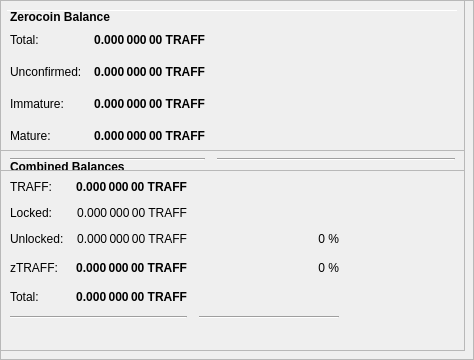
        <widget class="QFrame" name="frameObfuscation">
         <property name="minimumSize">
          <size>
           <width>0</width>
           <height>350</height>
          </size>
         </property>
         <property name="layoutDirection">
          <enum>Qt::LeftToRight</enum>
         </property>
         <property name="frameShape">
          <enum>QFrame::StyledPanel</enum>
         </property>
         <property name="frameShadow">
          <enum>QFrame::Raised</enum>
         </property>
         <widget class="QPushButton" name="runAutoDenom">
          <property name="geometry">
           <rect>
            <x>251</x>
            <y>17</y>
            <width>1</width>
            <height>1</height>
           </rect>
          </property>
          <property name="palette">
           <palette>
            <active>
             <colorrole role="WindowText">
              <brush brushstyle="SolidPattern">
               <color alpha="255">
                <red>0</red>
                <green>0</green>
                <blue>0</blue>
               </color>
              </brush>
             </colorrole>
             <colorrole role="Button">
              <brush brushstyle="SolidPattern">
               <color alpha="255">
                <red>239</red>
                <green>238</green>
                <blue>238</blue>
               </color>
              </brush>
             </colorrole>
             <colorrole role="Light">
              <brush brushstyle="SolidPattern">
               <color alpha="255">
                <red>255</red>
                <green>255</green>
                <blue>255</blue>
               </color>
              </brush>
             </colorrole>
             <colorrole role="Midlight">
              <brush brushstyle="SolidPattern">
               <color alpha="255">
                <red>247</red>
                <green>246</green>
                <blue>246</blue>
               </color>
              </brush>
             </colorrole>
             <colorrole role="Dark">
              <brush brushstyle="SolidPattern">
               <color alpha="255">
                <red>119</red>
                <green>119</green>
                <blue>119</blue>
               </color>
              </brush>
             </colorrole>
             <colorrole role="Mid">
              <brush brushstyle="SolidPattern">
               <color alpha="255">
                <red>159</red>
                <green>159</green>
                <blue>159</blue>
               </color>
              </brush>
             </colorrole>
             <colorrole role="Text">
              <brush brushstyle="SolidPattern">
               <color alpha="255">
                <red>0</red>
                <green>0</green>
                <blue>0</blue>
               </color>
              </brush>
             </colorrole>
             <colorrole role="BrightText">
              <brush brushstyle="SolidPattern">
               <color alpha="255">
                <red>255</red>
                <green>255</green>
                <blue>255</blue>
               </color>
              </brush>
             </colorrole>
             <colorrole role="ButtonText">
              <brush brushstyle="SolidPattern">
               <color alpha="255">
                <red>0</red>
                <green>0</green>
                <blue>0</blue>
               </color>
              </brush>
             </colorrole>
             <colorrole role="Base">
              <brush brushstyle="SolidPattern">
               <color alpha="255">
                <red>255</red>
                <green>255</green>
                <blue>255</blue>
               </color>
              </brush>
             </colorrole>
             <colorrole role="Window">
              <brush brushstyle="SolidPattern">
               <color alpha="255">
                <red>239</red>
                <green>238</green>
                <blue>238</blue>
               </color>
              </brush>
             </colorrole>
             <colorrole role="Shadow">
              <brush brushstyle="SolidPattern">
               <color alpha="255">
                <red>0</red>
                <green>0</green>
                <blue>0</blue>
               </color>
              </brush>
             </colorrole>
             <colorrole role="AlternateBase">
              <brush brushstyle="SolidPattern">
               <color alpha="255">
                <red>247</red>
                <green>246</green>
                <blue>246</blue>
               </color>
              </brush>
             </colorrole>
             <colorrole role="ToolTipBase">
              <brush brushstyle="SolidPattern">
               <color alpha="255">
                <red>255</red>
                <green>255</green>
                <blue>220</blue>
               </color>
              </brush>
             </colorrole>
             <colorrole role="ToolTipText">
              <brush brushstyle="SolidPattern">
               <color alpha="255">
                <red>0</red>
                <green>0</green>
                <blue>0</blue>
               </color>
              </brush>
             </colorrole>
            </active>
            <inactive>
             <colorrole role="WindowText">
              <brush brushstyle="SolidPattern">
               <color alpha="255">
                <red>0</red>
                <green>0</green>
                <blue>0</blue>
               </color>
              </brush>
             </colorrole>
             <colorrole role="Button">
              <brush brushstyle="SolidPattern">
               <color alpha="255">
                <red>239</red>
                <green>238</green>
                <blue>238</blue>
               </color>
              </brush>
             </colorrole>
             <colorrole role="Light">
              <brush brushstyle="SolidPattern">
               <color alpha="255">
                <red>255</red>
                <green>255</green>
                <blue>255</blue>
               </color>
              </brush>
             </colorrole>
             <colorrole role="Midlight">
              <brush brushstyle="SolidPattern">
               <color alpha="255">
                <red>247</red>
                <green>246</green>
                <blue>246</blue>
               </color>
              </brush>
             </colorrole>
             <colorrole role="Dark">
              <brush brushstyle="SolidPattern">
               <color alpha="255">
                <red>119</red>
                <green>119</green>
                <blue>119</blue>
               </color>
              </brush>
             </colorrole>
             <colorrole role="Mid">
              <brush brushstyle="SolidPattern">
               <color alpha="255">
                <red>159</red>
                <green>159</green>
                <blue>159</blue>
               </color>
              </brush>
             </colorrole>
             <colorrole role="Text">
              <brush brushstyle="SolidPattern">
               <color alpha="255">
                <red>0</red>
                <green>0</green>
                <blue>0</blue>
               </color>
              </brush>
             </colorrole>
             <colorrole role="BrightText">
              <brush brushstyle="SolidPattern">
               <color alpha="255">
                <red>255</red>
                <green>255</green>
                <blue>255</blue>
               </color>
              </brush>
             </colorrole>
             <colorrole role="ButtonText">
              <brush brushstyle="SolidPattern">
               <color alpha="255">
                <red>0</red>
                <green>0</green>
                <blue>0</blue>
               </color>
              </brush>
             </colorrole>
             <colorrole role="Base">
              <brush brushstyle="SolidPattern">
               <color alpha="255">
                <red>255</red>
                <green>255</green>
                <blue>255</blue>
               </color>
              </brush>
             </colorrole>
             <colorrole role="Window">
              <brush brushstyle="SolidPattern">
               <color alpha="255">
                <red>239</red>
                <green>238</green>
                <blue>238</blue>
               </color>
              </brush>
             </colorrole>
             <colorrole role="Shadow">
              <brush brushstyle="SolidPattern">
               <color alpha="255">
                <red>0</red>
                <green>0</green>
                <blue>0</blue>
               </color>
              </brush>
             </colorrole>
             <colorrole role="AlternateBase">
              <brush brushstyle="SolidPattern">
               <color alpha="255">
                <red>247</red>
                <green>246</green>
                <blue>246</blue>
               </color>
              </brush>
             </colorrole>
             <colorrole role="ToolTipBase">
              <brush brushstyle="SolidPattern">
               <color alpha="255">
                <red>255</red>
                <green>255</green>
                <blue>220</blue>
               </color>
              </brush>
             </colorrole>
             <colorrole role="ToolTipText">
              <brush brushstyle="SolidPattern">
               <color alpha="255">
                <red>0</red>
                <green>0</green>
                <blue>0</blue>
               </color>
              </brush>
             </colorrole>
            </inactive>
            <disabled>
             <colorrole role="WindowText">
              <brush brushstyle="SolidPattern">
               <color alpha="255">
                <red>119</red>
                <green>119</green>
                <blue>119</blue>
               </color>
              </brush>
             </colorrole>
             <colorrole role="Button">
              <brush brushstyle="SolidPattern">
               <color alpha="255">
                <red>239</red>
                <green>238</green>
                <blue>238</blue>
               </color>
              </brush>
             </colorrole>
             <colorrole role="Light">
              <brush brushstyle="SolidPattern">
               <color alpha="255">
                <red>255</red>
                <green>255</green>
                <blue>255</blue>
               </color>
              </brush>
             </colorrole>
             <colorrole role="Midlight">
              <brush brushstyle="SolidPattern">
               <color alpha="255">
                <red>247</red>
                <green>246</green>
                <blue>246</blue>
               </color>
              </brush>
             </colorrole>
             <colorrole role="Dark">
              <brush brushstyle="SolidPattern">
               <color alpha="255">
                <red>119</red>
                <green>119</green>
                <blue>119</blue>
               </color>
              </brush>
             </colorrole>
             <colorrole role="Mid">
              <brush brushstyle="SolidPattern">
               <color alpha="255">
                <red>159</red>
                <green>159</green>
                <blue>159</blue>
               </color>
              </brush>
             </colorrole>
             <colorrole role="Text">
              <brush brushstyle="SolidPattern">
               <color alpha="255">
                <red>119</red>
                <green>119</green>
                <blue>119</blue>
               </color>
              </brush>
             </colorrole>
             <colorrole role="BrightText">
              <brush brushstyle="SolidPattern">
               <color alpha="255">
                <red>255</red>
                <green>255</green>
                <blue>255</blue>
               </color>
              </brush>
             </colorrole>
             <colorrole role="ButtonText">
              <brush brushstyle="SolidPattern">
               <color alpha="255">
                <red>119</red>
                <green>119</green>
                <blue>119</blue>
               </color>
              </brush>
             </colorrole>
             <colorrole role="Base">
              <brush brushstyle="SolidPattern">
               <color alpha="255">
                <red>239</red>
                <green>238</green>
                <blue>238</blue>
               </color>
              </brush>
             </colorrole>
             <colorrole role="Window">
              <brush brushstyle="SolidPattern">
               <color alpha="255">
                <red>239</red>
                <green>238</green>
                <blue>238</blue>
               </color>
              </brush>
             </colorrole>
             <colorrole role="Shadow">
              <brush brushstyle="SolidPattern">
               <color alpha="255">
                <red>0</red>
                <green>0</green>
                <blue>0</blue>
               </color>
              </brush>
             </colorrole>
             <colorrole role="AlternateBase">
              <brush brushstyle="SolidPattern">
               <color alpha="255">
                <red>239</red>
                <green>238</green>
                <blue>238</blue>
               </color>
              </brush>
             </colorrole>
             <colorrole role="ToolTipBase">
              <brush brushstyle="SolidPattern">
               <color alpha="255">
                <red>255</red>
                <green>255</green>
                <blue>220</blue>
               </color>
              </brush>
             </colorrole>
             <colorrole role="ToolTipText">
              <brush brushstyle="SolidPattern">
               <color alpha="255">
                <red>0</red>
                <green>0</green>
                <blue>0</blue>
               </color>
              </brush>
             </colorrole>
            </disabled>
           </palette>
          </property>
          <property name="focusPolicy">
           <enum>Qt::NoFocus</enum>
          </property>
          <property name="autoFillBackground">
           <bool>true</bool>
          </property>
          <property name="text">
           <string/>
          </property>
          <property name="flat">
           <bool>true</bool>
          </property>
         </widget>
         <widget class="Line" name="line">
          <property name="geometry">
           <rect>
            <x>7</x>
            <y>10</y>
            <width>451</width>
            <height>1</height>
           </rect>
          </property>
          <property name="orientation">
           <enum>Qt::Horizontal</enum>
          </property>
         </widget>
         <widget class="QFrame" name="frame_3">
          <property name="geometry">
           <rect>
            <x>0</x>
            <y>150</y>
            <width>465</width>
            <height>201</height>
           </rect>
          </property>
          <property name="frameShape">
           <enum>QFrame::StyledPanel</enum>
          </property>
          <property name="frameShadow">
           <enum>QFrame::Raised</enum>
          </property>
          <layout class="QVBoxLayout" name="verticalLayout_5">
           <item>
            <layout class="QHBoxLayout" name="horizontalLayout_5" stretch="0">
             <item>
              <widget class="QLabel" name="label_5z">
               <property name="maximumSize">
                <size>
                 <width>16777215</width>
                 <height>20</height>
                </size>
               </property>
               <property name="font">
                <font>
                 <weight>75</weight>
                 <bold>true</bold>
                </font>
               </property>
               <property name="toolTip">
                <string>Combined Balances (including unconfirmed and immature coins)</string>
               </property>
               <property name="text">
                <string>&lt;html&gt;&lt;head/&gt;&lt;body&gt;&lt;p&gt;Combined Balances&lt;/p&gt;&lt;/body&gt;&lt;/html&gt;</string>
               </property>
              </widget>
             </item>
            </layout>
           </item>
           <item>
            <layout class="QGridLayout" name="gridLayout_3">
             <property name="spacing">
              <number>12</number>
             </property>
             <item row="7" column="0" colspan="2">
              <widget class="Line" name="lineSpendableBalance_3">
               <property name="orientation">
                <enum>Qt::Horizontal</enum>
               </property>
              </widget>
             </item>
             <item row="7" column="2">
              <widget class="Line" name="lineWatchBalance_3">
               <property name="sizePolicy">
                <sizepolicy hsizetype="Preferred" vsizetype="Fixed">
                 <horstretch>0</horstretch>
                 <verstretch>0</verstretch>
                </sizepolicy>
               </property>
               <property name="minimumSize">
                <size>
                 <width>140</width>
                 <height>0</height>
                </size>
               </property>
               <property name="orientation">
                <enum>Qt::Horizontal</enum>
               </property>
              </widget>
             </item>
             <item row="4" column="1">
              <widget class="QLabel" name="labelzBalancez">
               <property name="font">
                <font>
                 <weight>75</weight>
                 <bold>true</bold>
                </font>
               </property>
               <property name="cursor">
                <cursorShape>IBeamCursor</cursorShape>
               </property>
               <property name="toolTip">
                <string>Total of transactions that have yet to be confirmed, and do not yet count toward the spendable balance</string>
               </property>
               <property name="text">
                <string notr="true">0.000 000 00 TRAFF</string>
               </property>
               <property name="alignment">
                <set>Qt::AlignRight|Qt::AlignTrailing|Qt::AlignVCenter</set>
               </property>
               <property name="textInteractionFlags">
                <set>Qt::LinksAccessibleByMouse|Qt::TextSelectableByKeyboard|Qt::TextSelectableByMouse</set>
               </property>
              </widget>
             </item>
             <item row="6" column="1">
              <widget class="QLabel" name="labelTotalz">
               <property name="font">
                <font>
                 <weight>75</weight>
                 <bold>true</bold>
                </font>
               </property>
               <property name="cursor">
                <cursorShape>IBeamCursor</cursorShape>
               </property>
               <property name="toolTip">
                <string>Total Balance, including unconfirmed and immature coins.</string>
               </property>
               <property name="text">
                <string notr="true">0.000 000 00 TRAFF</string>
               </property>
               <property name="alignment">
                <set>Qt::AlignRight|Qt::AlignTrailing|Qt::AlignVCenter</set>
               </property>
               <property name="textInteractionFlags">
                <set>Qt::LinksAccessibleByMouse|Qt::TextSelectableByKeyboard|Qt::TextSelectableByMouse</set>
               </property>
              </widget>
             </item>
             <item row="4" column="3">
              <spacer name="horizontalSpacer_6">
               <property name="orientation">
                <enum>Qt::Horizontal</enum>
               </property>
               <property name="sizeHint" stdset="0">
                <size>
                 <width>40</width>
                 <height>20</height>
                </size>
               </property>
              </spacer>
             </item>
             <item row="6" column="0">
              <widget class="QLabel" name="labelTotalTextz">
               <property name="text">
                <string>Total:</string>
               </property>
              </widget>
             </item>
             <item row="1" column="0">
              <widget class="QLabel" name="labelBalanceTextz">
               <property name="text">
                <string>TRAFF:</string>
               </property>
              </widget>
             </item>
             <item row="1" column="1">
              <widget class="QLabel" name="labelBalancez">
               <property name="font">
                <font>
                 <weight>75</weight>
                 <bold>true</bold>
                </font>
               </property>
               <property name="cursor">
                <cursorShape>IBeamCursor</cursorShape>
               </property>
               <property name="toolTip">
                <string>Your current spendable balance</string>
               </property>
               <property name="text">
                <string notr="true">0.000 000 00 TRAFF</string>
               </property>
               <property name="alignment">
                <set>Qt::AlignRight|Qt::AlignTrailing|Qt::AlignVCenter</set>
               </property>
               <property name="textInteractionFlags">
                <set>Qt::LinksAccessibleByMouse|Qt::TextSelectableByKeyboard|Qt::TextSelectableByMouse</set>
               </property>
              </widget>
             </item>
             <item row="4" column="0">
              <widget class="QLabel" name="labelzBalanceTextz">
               <property name="toolTip">
                <string/>
               </property>
               <property name="text">
                <string>zTRAFF:</string>
               </property>
              </widget>
             </item>
             <item row="4" column="2">
              <widget class="QLabel" name="labelzTRAFFPercent">
               <property name="toolTip">
                <string>Current percentage of zTRAFF.
If AutoMint is enabled this percentage will settle around the configured AutoMint percentage (default = 10%)</string>
               </property>
               <property name="text">
                <string>0 %</string>
               </property>
               <property name="alignment">
                <set>Qt::AlignRight|Qt::AlignTrailing|Qt::AlignVCenter</set>
               </property>
              </widget>
             </item>
             <item row="6" column="2">
              <widget class="QLabel" name="label100Percent">
               <property name="text">
                <string/>
               </property>
               <property name="alignment">
                <set>Qt::AlignRight|Qt::AlignTrailing|Qt::AlignVCenter</set>
               </property>
              </widget>
             </item>
             <item row="2" column="1">
              <widget class="QLabel" name="labelLockedBalance">
               <property name="toolTip">
                <string>Locked TRAFF or Masternode collaterals. These are excluded from zTRAFF minting.</string>
               </property>
               <property name="text">
                <string>0.000 000 00 TRAFF</string>
               </property>
               <property name="alignment">
                <set>Qt::AlignRight|Qt::AlignTrailing|Qt::AlignVCenter</set>
               </property>
              </widget>
             </item>
             <item row="2" column="0">
              <widget class="QLabel" name="labelLockedBalanceText">
               <property name="toolTip">
                <string>Locked TRAFF or Masternode collaterals. These are excluded from zTRAFF minting.</string>
               </property>
               <property name="text">
                <string>Locked:</string>
               </property>
              </widget>
             </item>
             <item row="3" column="0">
              <widget class="QLabel" name="labelUnLockedBalanceText">
               <property name="toolTip">
                <string>Unlocked TRAFFs. These can be used for zTRAFF minting.</string>
               </property>
               <property name="text">
                <string>Unlocked:</string>
               </property>
              </widget>
             </item>
             <item row="3" column="1">
              <widget class="QLabel" name="labelUnLockedBalance">
               <property name="toolTip">
                <string>Unlocked TRAFFs. These can be used for zTRAFF minting.</string>
               </property>
               <property name="text">
                <string>0.000 000 00 TRAFF</string>
               </property>
               <property name="alignment">
                <set>Qt::AlignRight|Qt::AlignTrailing|Qt::AlignVCenter</set>
               </property>
              </widget>
             </item>
             <item row="3" column="2">
              <widget class="QLabel" name="labelTRAFFPercent">
               <property name="text">
                <string>0 %</string>
               </property>
               <property name="alignment">
                <set>Qt::AlignRight|Qt::AlignTrailing|Qt::AlignVCenter</set>
               </property>
              </widget>
             </item>
            </layout>
           </item>
           <item>
            <spacer name="verticalSpacer">
             <property name="orientation">
              <enum>Qt::Vertical</enum>
             </property>
             <property name="sizeHint" stdset="0">
              <size>
               <width>20</width>
               <height>40</height>
              </size>
             </property>
            </spacer>
           </item>
          </layout>
         </widget>
         <widget class="QFrame" name="frame_4">
          <property name="geometry">
           <rect>
            <x>0</x>
            <y>0</y>
            <width>465</width>
            <height>171</height>
           </rect>
          </property>
          <property name="frameShape">
           <enum>QFrame::StyledPanel</enum>
          </property>
          <property name="frameShadow">
           <enum>QFrame::Raised</enum>
          </property>
          <layout class="QVBoxLayout" name="verticalLayout_7">
           <item>
            <layout class="QHBoxLayout" name="horizontalLayout_8" stretch="0">
             <item>
              <widget class="QLabel" name="label_5z_3">
               <property name="maximumSize">
                <size>
                 <width>16777215</width>
                 <height>20</height>
                </size>
               </property>
               <property name="font">
                <font>
                 <weight>75</weight>
                 <bold>true</bold>
                </font>
               </property>
               <property name="text">
                <string>Zerocoin Balance</string>
               </property>
              </widget>
             </item>
            </layout>
           </item>
           <item>
            <layout class="QGridLayout" name="gridLayout_5">
             <property name="spacing">
              <number>12</number>
             </property>
             <item row="4" column="0">
              <widget class="QLabel" name="labelzBalanceMatureText">
               <property name="toolTip">
                <string>Mature: more than 20 confirmation and more than 3 mints of the same denomination after it was minted.
These zTRAFF are spendable.</string>
               </property>
               <property name="text">
                <string>Mature:</string>
               </property>
              </widget>
             </item>
             <item row="5" column="0" colspan="2">
              <widget class="Line" name="lineSpendableBalance_5">
               <property name="orientation">
                <enum>Qt::Horizontal</enum>
               </property>
              </widget>
             </item>
             <item row="1" column="1">
              <widget class="QLabel" name="labelzBalance">
               <property name="font">
                <font>
                 <weight>75</weight>
                 <bold>true</bold>
                </font>
               </property>
               <property name="cursor">
                <cursorShape>IBeamCursor</cursorShape>
               </property>
               <property name="toolTip">
                <string>All available zTRAFF, unconfirmed and immature zTRAFF included.</string>
               </property>
               <property name="text">
                <string notr="true">0.000 000 00 TRAFF</string>
               </property>
               <property name="alignment">
                <set>Qt::AlignRight|Qt::AlignTrailing|Qt::AlignVCenter</set>
               </property>
               <property name="textInteractionFlags">
                <set>Qt::LinksAccessibleByMouse|Qt::TextSelectableByKeyboard|Qt::TextSelectableByMouse</set>
               </property>
              </widget>
             </item>
             <item row="5" column="2">
              <widget class="Line" name="lineWatchBalance_5">
               <property name="sizePolicy">
                <sizepolicy hsizetype="Preferred" vsizetype="Fixed">
                 <horstretch>0</horstretch>
                 <verstretch>0</verstretch>
                </sizepolicy>
               </property>
               <property name="minimumSize">
                <size>
                 <width>140</width>
                 <height>0</height>
                </size>
               </property>
               <property name="orientation">
                <enum>Qt::Horizontal</enum>
               </property>
              </widget>
             </item>
             <item row="1" column="0">
              <widget class="QLabel" name="labelzBalanceText">
               <property name="toolTip">
                <string>All available zTRAFF, unconfirmed and immature zTRAFF included.</string>
               </property>
               <property name="text">
                <string>Total:</string>
               </property>
              </widget>
             </item>
             <item row="1" column="2">
              <spacer name="horizontalSpacer_8">
               <property name="orientation">
                <enum>Qt::Horizontal</enum>
               </property>
               <property name="sizeHint" stdset="0">
                <size>
                 <width>40</width>
                 <height>20</height>
                </size>
               </property>
              </spacer>
             </item>
             <item row="4" column="2">
              <spacer name="horizontalSpacer_4">
               <property name="orientation">
                <enum>Qt::Horizontal</enum>
               </property>
               <property name="sizeHint" stdset="0">
                <size>
                 <width>40</width>
                 <height>20</height>
                </size>
               </property>
              </spacer>
             </item>
             <item row="4" column="1">
              <widget class="QLabel" name="labelzBalanceMature">
               <property name="font">
                <font>
                 <weight>75</weight>
                 <bold>true</bold>
                </font>
               </property>
               <property name="toolTip">
                <string>Mature: more than 20 confirmation and more than 3 mints of the same denomination after it was minted.
These zTRAFF are spendable.</string>
               </property>
               <property name="text">
                <string>0.000 000 00 TRAFF</string>
               </property>
               <property name="alignment">
                <set>Qt::AlignRight|Qt::AlignTrailing|Qt::AlignVCenter</set>
               </property>
              </widget>
             </item>
             <item row="2" column="0">
              <widget class="QLabel" name="labelzBalanceUnconfirmedText">
               <property name="toolTip">
                <string>Unconfirmed: less than 20 confirmations
Immature: confirmed, but less than 3 mints of the same denomination after it was minted</string>
               </property>
               <property name="text">
                <string>Unconfirmed:</string>
               </property>
              </widget>
             </item>
             <item row="2" column="1">
              <widget class="QLabel" name="labelzBalanceUnconfirmed">
               <property name="font">
                <font>
                 <weight>75</weight>
                 <bold>true</bold>
                </font>
               </property>
               <property name="toolTip">
                <string>Unconfirmed: less than 20 confirmations
Immature: confirmed, but less than 3 mints of the same denomination after it was minted</string>
               </property>
               <property name="text">
                <string>0.000 000 00 TRAFF</string>
               </property>
               <property name="alignment">
                <set>Qt::AlignRight|Qt::AlignTrailing|Qt::AlignVCenter</set>
               </property>
              </widget>
             </item>
             <item row="2" column="2">
              <spacer name="horizontalSpacer_5">
               <property name="orientation">
                <enum>Qt::Horizontal</enum>
               </property>
               <property name="sizeHint" stdset="0">
                <size>
                 <width>40</width>
                 <height>20</height>
                </size>
               </property>
              </spacer>
             </item>
             <item row="3" column="0">
              <widget class="QLabel" name="labelzBalanceImmatureText">
               <property name="toolTip">
                <string>Unconfirmed: less than 20 confirmations
Immature: confirmed, but less than 3 mints of the same denomination after it was minted</string>
               </property>
               <property name="text">
                <string>Immature:</string>
               </property>
              </widget>
             </item>
             <item row="3" column="1">
              <widget class="QLabel" name="labelzBalanceImmature">
               <property name="font">
                <font>
                 <weight>75</weight>
                 <bold>true</bold>
                </font>
               </property>
               <property name="toolTip">
                <string>Unconfirmed: less than 20 confirmations
Immature: confirmed, but less than 3 mints of the same denomination after it was minted</string>
               </property>
               <property name="text">
                <string>0.000 000 00 TRAFF</string>
               </property>
               <property name="alignment">
                <set>Qt::AlignRight|Qt::AlignTrailing|Qt::AlignVCenter</set>
               </property>
              </widget>
             </item>
             <item row="3" column="2">
              <spacer name="horizontalSpacer_7">
               <property name="orientation">
                <enum>Qt::Horizontal</enum>
               </property>
               <property name="sizeHint" stdset="0">
                <size>
                 <width>40</width>
                 <height>20</height>
                </size>
               </property>
              </spacer>
             </item>
            </layout>
           </item>
          </layout>
         </widget>
        </widget>
